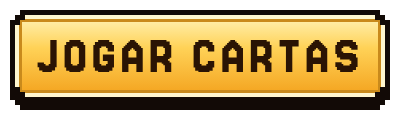
#> input picture tools/blefe_src/botao_dourado.png, 400 x 120 px, given in place of carta_rei.png, which was not available
$ python blefe_assets.py
#> lines starting #> are read from the running program, lines starting #| are printed output that depends on the picture; pictures that were not available may be replaced by others from this repository, and a replacement may not be noted
"""Blefe Real · versões do jogo das artes aprovadas (mesmos pixels, só reduzidas para o tamanho em
que aparecem na tela, para não serrilhar ao encolher no navegador):
  cartas 720x1008 -> 360x504 · relógio com efeito 1200x1120 -> 600x560.
Rodar depois de tools/blefe_card_labels.py."""
import os, glob
from PIL import Image
ROOT = os.path.join(os.path.dirname(__file__), "..")
SRC = os.path.join(ROOT, "tools/blefe_src")
ART = os.path.join(ROOT, "blefe/art")
os.makedirs(os.path.join(ART, "cartas"), exist_ok=True)
for n in ["rei", "rainha", "cavalo", "peao"]:
    Image.open(os.path.join(SRC, "saida/carta_%s.png" % n)).resize((360, 504), Image.LANCZOS).save(os.path.join(ART, "cartas/carta_%s.png" % n))
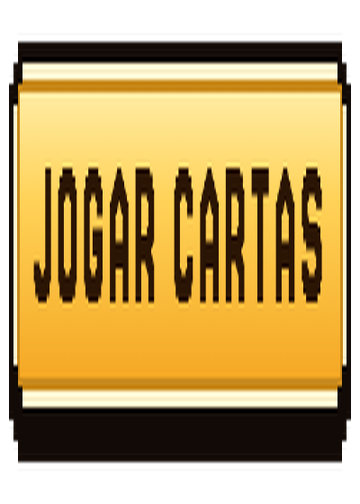
#> saved as carta_rei.png: PIL image 360x504 RGBA; mean R, G, B, A 136.7, 109.5, 52.7, 200.3; transparent parts drawn white
#> pass 2 of the loop `for n in ["rei", "rainha", "cavalo", "peao"]:`:
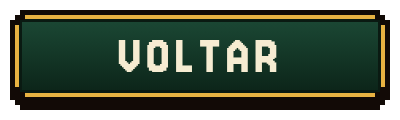
#> input picture tools/blefe_src/botao_escuro.png, 400 x 120 px, given in place of carta_rainha.png, which was not available
#> `Image.open(os.path.join(SRC, "saida/carta_%s.png" % n)).resize((360, 5..`:
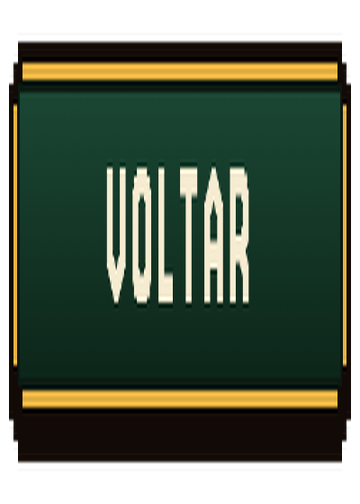
#> saved as carta_rainha.png: PIL image 360x504 RGBA; mean R, G, B, A 40.9, 51.8, 34.5, 200.3; transparent parts drawn white
#> pass 3 of the loop `for n in ["rei", "rainha", "cavalo", "peao"]:`:
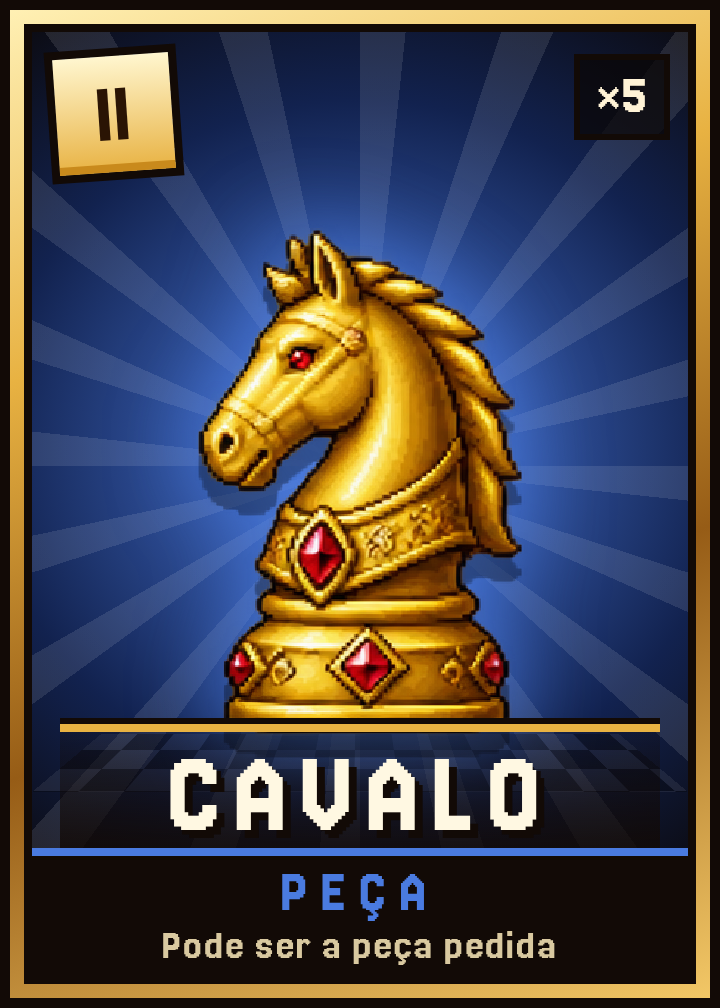
#> input picture tools/blefe_src/carta_cavalo.png, 720 x 1008 px, found by its file name
#> `Image.open(os.path.join(SRC, "saida/carta_%s.png" % n)).resize((360, 5..`:
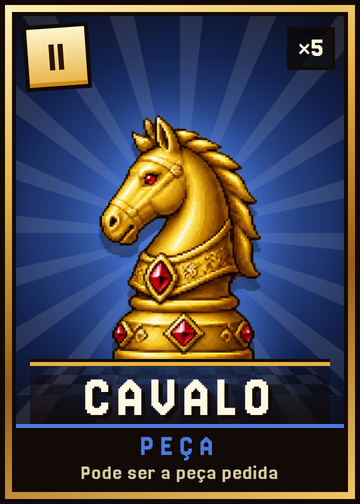
#> saved as carta_cavalo.png: PIL image 360x504 RGB; mean R, G, B 72.8, 69.8, 73.8
#> the loop made 4 passes; the first 3 are shown
Image.open(os.path.join(SRC, "carta_verso.png")).resize((360, 504), Image.LANCZOS).save(os.path.join(ART, "cartas/carta_verso.png"))
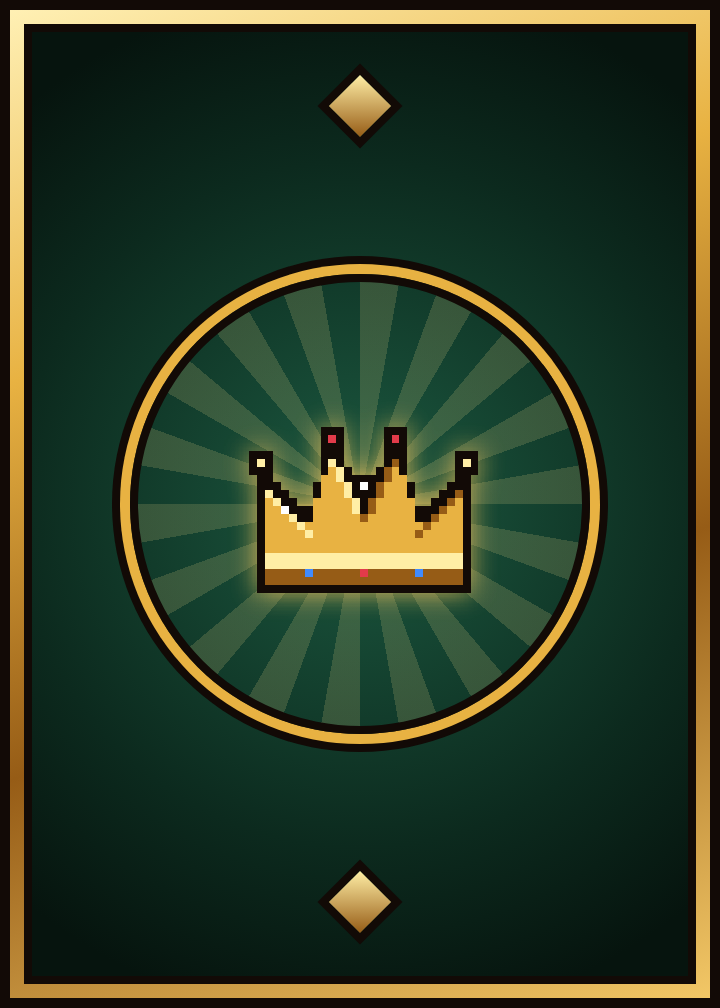
#> input picture tools/blefe_src/carta_verso.png, 720 x 1008 px
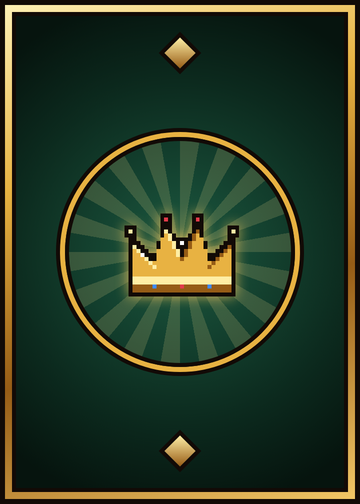
#> saved as carta_verso.png: PIL image 360x504 RGB; mean R, G, B 41.6, 57.7, 35.7
for p in glob.glob(os.path.join(SRC, "relogio/relogio_*.png")):
    Image.open(p).resize((600, 560), Image.LANCZOS).save(os.path.join(ART, "relogio", os.path.basename(p)))
print("ok")

# botões aprovados (400x120) trazem o texto desenhado ("JOGAR CARTAS", "VOLTAR"); o jogo escreve o
# texto por cima (ESPECIFICACAO.md §6), então o miolo de cada linha recebe a cor da própria linha
# (o degradê do botão é só vertical): mesmas bordas, cantos e brilho.
import numpy as np
for n in ["dourado", "escuro"]:
    a = np.array(Image.open(os.path.join(SRC, "botao_%s.png" % n)).convert("RGBA"))
#> a is the input picture: shape (120, 400, 4); mean R, G, B, A 137, 109.5, 52.4, 200.3
    for y in range(a.shape[0]):
        a[y, 32:368] = a[y, 30]
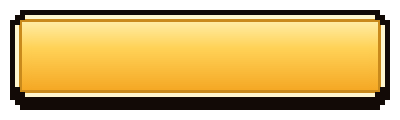
#> a: shape (120, 400, 4); mean R, G, B, A 158, 127.7, 60, 200.3; transparent parts drawn white
    Image.fromarray(a).save(os.path.join(ART, "interface/botao_%s.png" % n))
#> pass 2 of the loop `for n in ["dourado", "escuro"]:`:
#> a is the input picture: shape (120, 400, 4); mean R, G, B, A 40.6, 51.6, 34.5, 200.3
#> after the loop `for y in range(a.shape[0]):`:
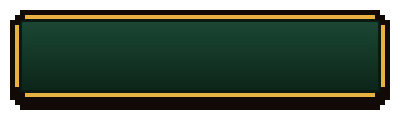
#> a: shape (120, 400, 4); mean R, G, B, A 29.3, 42.5, 25.9, 200.3; transparent parts drawn white
print("botões sem texto")
